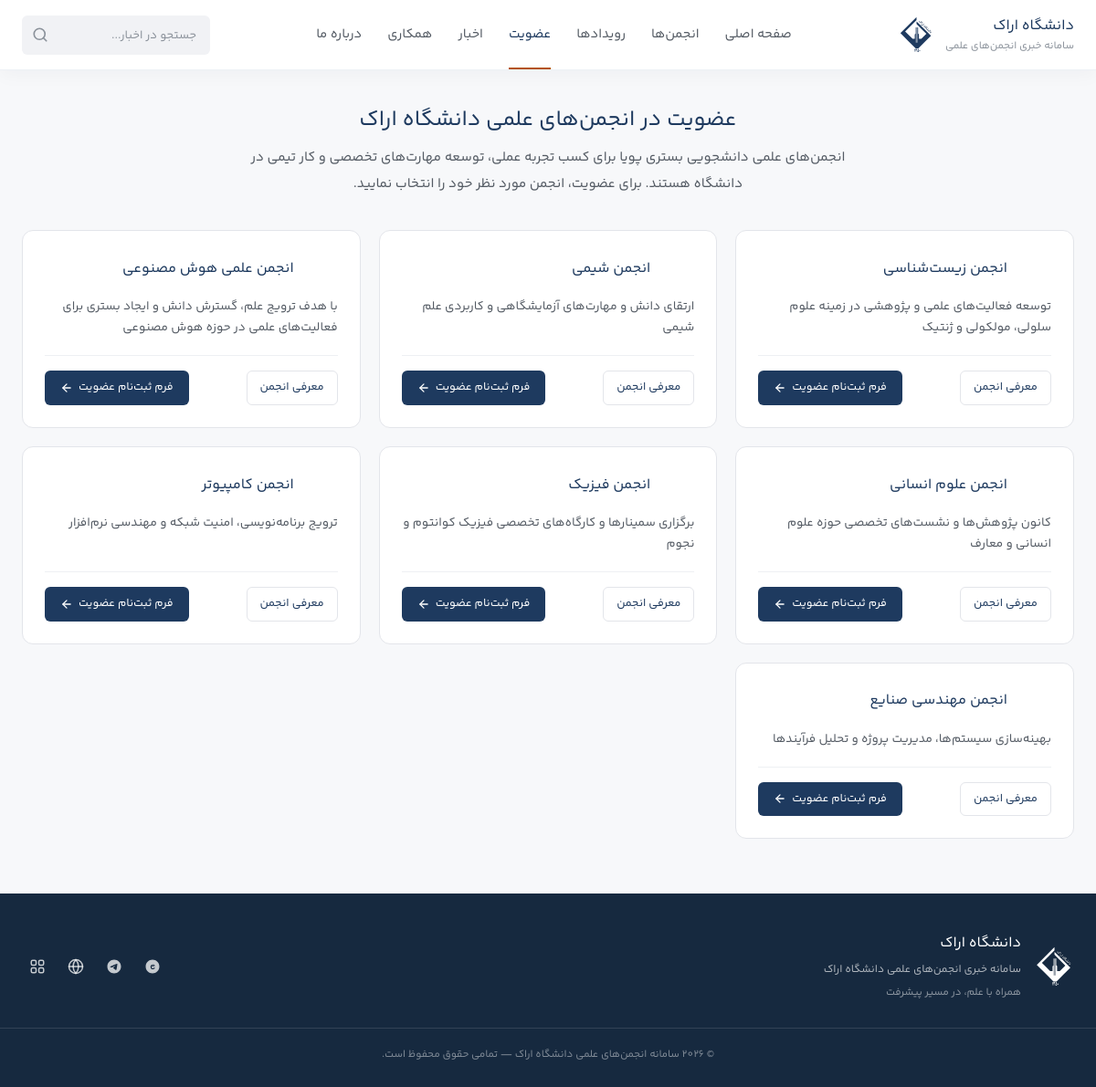
/membership.php, run on an earlier commit of the app's database.
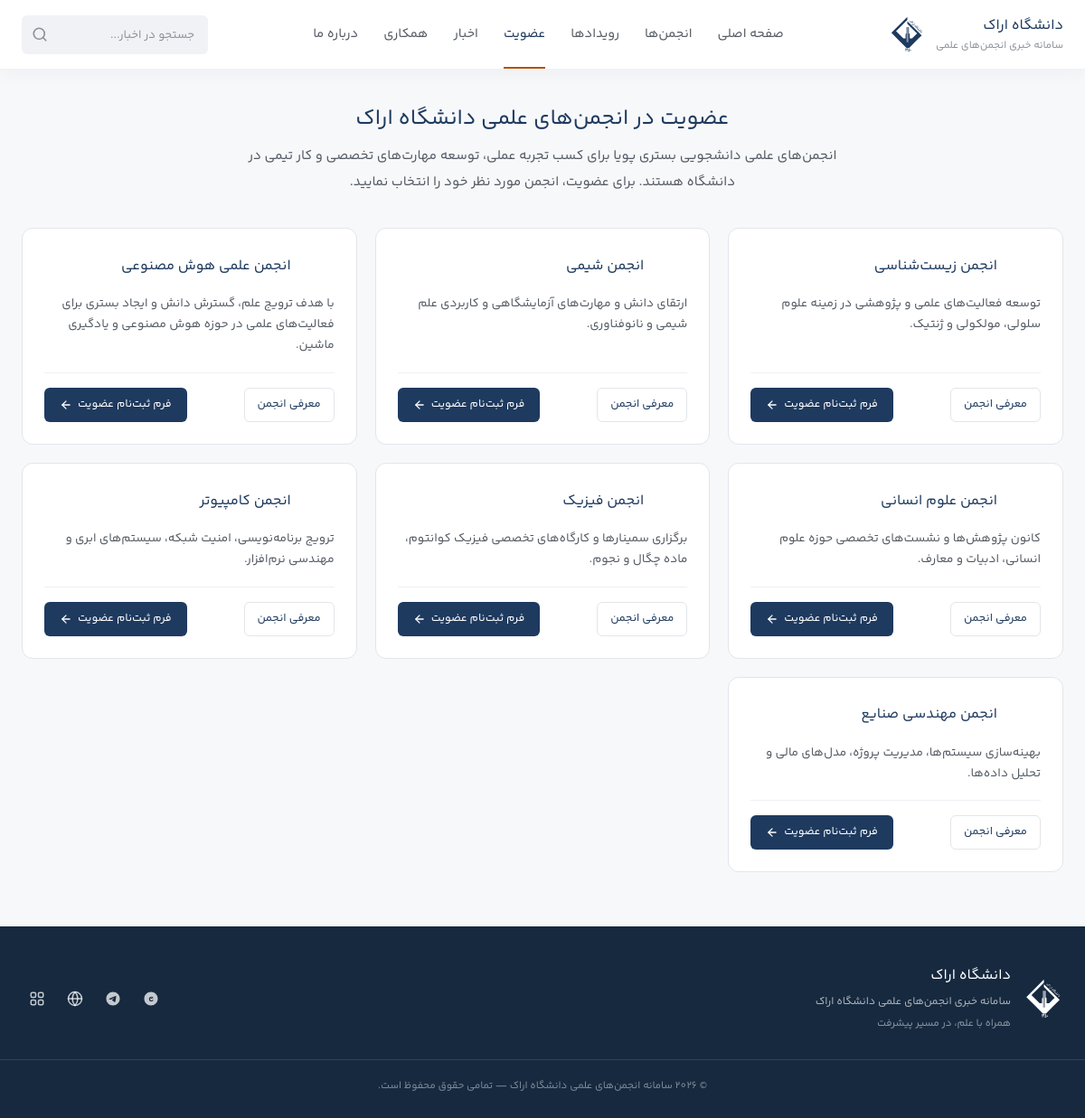
And on a later commit of the database.
### tables this page shows
CREATE TABLE IF NOT EXISTS `associations` (
  `id` int(11) NOT NULL AUTO_INCREMENT PRIMARY KEY,
  `name` varchar(255) NOT NULL,
  `description` text,
  `goals` text,
  `icon` varchar(255) DEFAULT NULL,
  `icon_key` varchar(50) DEFAULT 'general',
  `cover_image` varchar(255) DEFAULT NULL,
  `email` varchar(255) DEFAULT NULL,
  `phone` varchar(50) DEFAULT NULL,
  `telegram` varchar(100) DEFAULT NULL,
  `instagram` varchar(100) DEFAULT NULL,
  `linkedin` varchar(100) DEFAULT NULL,
  `website` varchar(255) DEFAULT NULL,
  `address` text,
  `membership_open` tinyint(1) DEFAULT 1
) DEFAULT CHARSET=utf8mb4;

CREATE TABLE IF NOT EXISTS `forms` (
  `id` int(11) NOT NULL AUTO_INCREMENT PRIMARY KEY,
  `association_id` int(11) NOT NULL DEFAULT 0,
  `type` enum('membership','event','cooperation','custom') NOT NULL DEFAULT 'custom',
  `title` varchar(255) NOT NULL,
  `description` text DEFAULT NULL,
  `is_open` tinyint(1) NOT NULL DEFAULT 1,
  `opens_at` datetime DEFAULT NULL,
  `closes_at` datetime DEFAULT NULL,
  `capacity` int(11) NOT NULL DEFAULT 0,
  `created_at` datetime DEFAULT CURRENT_TIMESTAMP,
  KEY `idx_forms_assoc` (`association_id`, `type`)
) DEFAULT CHARSET=utf8mb4;

### membership.php (the view, shortened to what the changed rows need)
<?php
$page = 'membership';
require_once __DIR__ . '/includes/header.php';
require_once __DIR__ . '/includes/icons.php';
$stmt = $pdo->query("SELECT a.*, f.id AS form_id
                     FROM associations a
                     LEFT JOIN forms f ON f.association_id = a.id AND f.type = 'membership' AND f.is_open = 1
                     WHERE a.membership_open = 1
                     ORDER BY a.name ASC");
$assocs = $stmt->fetchAll();
?>
<section class="page-container container">
    <div class="page-header-box" style="text-align:center; max-width:680px; margin:0 auto 36px;">
        <h1 class="page-title">عضویت در انجمن‌های علمی دانشگاه اراک</h1>
    </div>
    <?php if ($assocs): ?>
        <div class="membership-grid" style="display:grid; grid-template-columns:repeat(auto-fill, minmax(320px, 1fr)); gap:20px;">
            <?php foreach ($assocs as $a):
                $link = !empty($a['form_id']) ? 'form.php?id=' . (int)$a['form_id'] : 'association.php?id=' . (int)$a['id'];
            ?>
                <div class="membership-card" style="background:var(--color-surface); border:1px solid var(--border-color); border-radius:var(--radius-lg); padding:24px; display:flex; flex-direction:column; justify-content:space-between; transition:border-color 0.15s ease;">
                    <div>
                        <div style="display:flex; align-items:center; gap:12px; margin-bottom:12px;">
                            <div style="width:36px; height:36px; color:var(--color-primary-navy); flex-shrink:0;">
                                <?= assocIconSvg(assocIconKey($a), '', 32) ?>
                            </div>
                            <h3 style="font-size:16px; font-weight:700; color:var(--color-primary-navy);">
                                <?= e($a['name']) ?>
                            </h3>
                        </div>
                        <p style="font-size:13.5px; color:var(--text-secondary); line-height:1.7; margin-bottom:18px;">
                            <?= e($a['description'] ?: 'پذیرش عضو جدید در کارگروه‌های تخصصی، رویدادها و روابط عمومی.') ?>
                        </p>
                    </div>
                    <div style="display:flex; align-items:center; justify-content:space-between; padding-top:16px; border-top:1px solid var(--border-subtle);">
                        <a href="association.php?id=<?= $a['id'] ?>" class="btn-secondary" style="font-size:12.5px; padding:6px 14px;">
                            معرفی انجمن
                        </a>
                        <a href="<?= $link ?>" class="btn-primary" style="font-size:12.5px; padding:6px 16px;">
                            فرم ثبت‌نام عضویت <?= svgIcon('arrow-left', '', 14) ?>
                        </a>
                    </div>
                </div>
            <?php endforeach; ?>
        </div>
    <?php endif; ?>
</section>
<?php include 'includes/footer.php'; ?>

### includes/header.php (shortened to what the changed rows need)
<?php
require_once __DIR__ . '/functions.php';
$page = $page ?? '';
$nav = [
    'home'         => ['index.php', 'صفحه اصلی'],
    'associations' => ['associations.php', 'انجمن‌ها'],
    'events'       => ['events.php', 'رویدادها'],
    'membership'   => ['membership.php', 'عضویت'],
    'news'         => ['news.php', 'اخبار'],
    'cooperation'  => ['cooperation.php', 'همکاری'],
    'about'        => ['about.php', 'درباره ما'],
];
?>
<!DOCTYPE html>
<html lang="fa" dir="rtl">
<head>
    <link rel="stylesheet" href="assets/css/style.css?v=<?= file_exists(__DIR__ . '/../assets/css/style.css') ? filemtime(__DIR__ . '/../assets/css/style.css') : '3.0' ?>">
<body>
<header class="main-header" id="mainHeader">
    <div class="container header-flex">
        <nav class="main-nav" id="mainNav">
            <ul class="nav-list">
                <?php foreach ($nav as $key => $item): ?>
                    <li class="nav-item">
                        <a href="<?= $item[0] ?>" class="nav-link <?= $page === $key ? 'active' : '' ?>">
                            <?= $item[1] ?>
                        </a>
                    </li>
                <?php endforeach; ?>
            </ul>
        </nav>
    </div>
</header>

### includes/icons.php (shortened to what the changed rows need)
<?php
function assocIconCatalog() {
    return [
        'ai'         => 'هوش مصنوعی',
        'humanities' => 'علوم انسانی',
        'biology'    => 'زیست‌شناسی',
        'physics'    => 'فیزیک',
        'chemistry'  => 'شیمی',
        'computer'   => 'کامپیوتر',
        'industrial' => 'مهندسی صنایع',
        'math'       => 'ریاضی',
        'general'    => 'عمومی',
    ];
}
function assocIconSvg($key, $class = '', $size = 40) {
    $attrs = 'width="' . (int)$size . '" height="' . (int)$size . '" viewBox="0 0 24 24" fill="none"'
        . ' stroke="currentColor" stroke-width="1.5" stroke-linecap="round" stroke-linejoin="round"'
        . ' aria-hidden="true" focusable="false"';
    $paths = [
        'ai' => '<circle cx="4.5" cy="7" r="1.6"/><circle cx="4.5" cy="17" r="1.6"/>'
              . '<circle cx="12" cy="12" r="1.6"/><circle cx="19.5" cy="12" r="1.6"/>'
              . '<path d="M6.1 7.5 10.5 11.1M6.1 16.5 10.5 12.9M13.6 12h4.3"/>',
        'humanities' => '<path d="M12 6.5C10.2 5 7.6 4.5 4 4.7v13c3.6-.2 6.2.3 8 1.8 1.8-1.5 4.4-2 8-1.8v-13c-3.6-.2-6.2.3-8 1.8Z"/>'
                      . '<path d="M12 6.5v13"/>',
        'biology' => '<path d="M8 3c0 4 8 4 8 8s-8 4-8 8"/>'
                   . '<path d="M16 3c0 4-8 4-8 8s8 4 8 8"/>'
                   . '<path d="M9 7h6M9 11h6M9 15h6"/>',
        'physics' => '<circle cx="12" cy="12" r="1.7"/>'
                   . '<ellipse cx="12" cy="12" rx="9" ry="4"/>'
                   . '<ellipse cx="12" cy="12" rx="9" ry="4" transform="rotate(60 12 12)"/>'
                   . '<ellipse cx="12" cy="12" rx="9" ry="4" transform="rotate(120 12 12)"/>',
        'chemistry' => '<path d="M10 3h4"/><path d="M10.5 3v5.2L5.4 17.4A2.4 2.4 0 0 0 7.6 21h8.8a2.4 2.4 0 0 0 2.2-3.6L13.5 8.2V3"/>'
                     . '<path d="M7.4 15h9.2"/>',
        'computer' => '<path d="m8.5 8-4.5 4 4.5 4"/><path d="m15.5 8 4.5 4-4.5 4"/><path d="m13.5 5-3 14"/>',
        'industrial' => '<circle cx="9.5" cy="9.5" r="3"/>'
                      . '<path d="M9.5 3.5v2M9.5 13.5v2M3.5 9.5h2M13.5 9.5h2M5.3 5.3l1.4 1.4M12.3 12.3l1.4 1.4M13.7 5.3l-1.4 1.4M6.7 12.3l-1.4 1.4"/>'
                      . '<path d="m3 20 4.5-4.5L11 19l4-5 6 6"/>',
        'math' => '<path d="M4 7h7M4 17h7M17.5 7v10M14.5 12h6"/>',
        'general' => '<path d="M4 20h16"/><path d="M6 20V7l6-3 6 3v13"/>'
                   . '<path d="M10 20v-4h4v4"/><path d="M10 11h1M13 11h1"/>',
    ];
    $body = $paths[$key] ?? $paths['general'];
    return '<svg ' . $attrs . '>' . $body . '</svg>';
}
function assocIconKey($row) {
    if (!empty($row['icon_key']) && isset(assocIconCatalog()[$row['icon_key']])) {
        return $row['icon_key'];
    }
    return 'general';
}

### includes/functions.php (shortened to what the changed rows need)
<?php
require_once __DIR__ . '/icons.php';
function e($s) { return htmlspecialchars((string)$s, ENT_QUOTES, 'UTF-8'); }
function svgIcon($name, $class = '', $size = null) {
    $szAttr = $size ? 'width="' . (int)$size . '" height="' . (int)$size . '"' : '';
    $cls = $class ? ' class="svg-icon ' . e($class) . '"' : ' class="svg-icon"';
    switch ($name) {
        case 'search':
            return '<svg ' . $cls . ' ' . $szAttr . ' viewBox="0 0 24 24" fill="none" stroke="currentColor" stroke-width="2.2" stroke-linecap="round" stroke-linejoin="round"><circle cx="11" cy="11" r="8"/><line x1="21" y1="21" x2="16.65" y2="16.65"/></svg>';
        case 'arrow-left':
            return '<svg ' . $cls . ' ' . $szAttr . ' viewBox="0 0 24 24" fill="none" stroke="currentColor" stroke-width="2.2" stroke-linecap="round" stroke-linejoin="round"><line x1="19" y1="12" x2="5" y2="12"/><polyline points="12 19 5 12 12 5"/></svg>';
        case 'close':
            return '<svg ' . $cls . ' ' . $szAttr . ' viewBox="0 0 24 24" fill="none" stroke="currentColor" stroke-width="2.5" stroke-linecap="round" stroke-linejoin="round"><line x1="18" y1="6" x2="6" y2="18"/><line x1="6" y1="6" x2="18" y2="18"/></svg>';
        case 'menu':
            return '<svg ' . $cls . ' ' . $szAttr . ' viewBox="0 0 24 24" fill="none" stroke="currentColor" stroke-width="2.2" stroke-linecap="round" stroke-linejoin="round"><line x1="3" y1="12" x2="21" y2="12"/><line x1="3" y1="6" x2="21" y2="6"/><line x1="3" y1="18" x2="21" y2="18"/></svg>';
        case 'telegram':
            return '<svg ' . $cls . ' ' . $szAttr . ' viewBox="0 0 24 24" fill="currentColor"><path d="M12 2C6.48 2 2 6.48 2 12s4.48 10 10 10 10-4.48 10-10S17.52 2 12 2zm4.64 6.8c-.15 1.58-.8 5.42-1.13 7.19-.14.75-.42 1-.68 1.03-.58.05-1.02-.38-1.58-.75-.88-.58-1.38-.94-2.23-1.5-.99-.65-.35-1.01.22-1.59.15-.15 2.71-2.48 2.76-2.69a.2.2 0 0 0-.05-.18c-.06-.05-.14-.03-.21-.02-.09.02-1.49.95-4.22 2.79-.4.27-.76.41-1.08.4-.36-.01-1.04-.2-1.55-.37-.63-.2-1.12-.31-1.08-.66.02-.18.27-.36.74-.55 2.92-1.27 4.86-2.11 5.83-2.51 2.78-1.16 3.35-1.36 3.73-1.36.08 0 .27.02.39.12.1.08.13.19.14.27-.01.06.01.24 0 .37z"/></svg>';
        case 'eitaa':
            return '<svg ' . $cls . ' ' . $szAttr . ' viewBox="0 0 24 24" fill="currentColor"><path d="M12 2C6.48 2 2 6.48 2 12s4.48 10 10 10 10-4.48 10-10S17.52 2 12 2zm3.3 12.6c-.6.9-1.6 1.4-2.8 1.4-1.9 0-3.4-1.5-3.4-3.5 0-2 1.5-3.5 3.4-3.5 1.5 0 2.7.9 3.2 2.2h-1.8c-.3-.5-.8-.8-1.4-.8-1 0-1.7.8-1.7 2.1 0 1.2.7 2.1 1.7 2.1.6 0 1.1-.3 1.4-.8h1.4v.8zm-2.8-2.6c-.6 0-1.1-.5-1.1-1.1s.5-1.1 1.1-1.1 1.1.5 1.1 1.1-.5 1.1-1.1 1.1z"/></svg>';
        case 'globe':
        case 'web':
        case 'website':
            return '<svg ' . $cls . ' ' . $szAttr . ' viewBox="0 0 24 24" fill="none" stroke="currentColor" stroke-width="2" stroke-linecap="round" stroke-linejoin="round"><circle cx="12" cy="12" r="10"/><line x1="2" y1="12" x2="22" y2="12"/><path d="M12 2a15.3 15.3 0 0 1 4 10 15.3 15.3 0 0 1-4 10 15.3 15.3 0 0 1-4-10 15.3 15.3 0 0 1 4-10z"/></svg>';
        case 'grid':
        case 'portal':
            return '<svg ' . $cls . ' ' . $szAttr . ' viewBox="0 0 24 24" fill="none" stroke="currentColor" stroke-width="2" stroke-linecap="round" stroke-linejoin="round"><rect x="3" y="3" width="7" height="7" rx="2"/><rect x="14" y="3" width="7" height="7" rx="2"/><rect x="14" y="14" width="7" height="7" rx="2"/><rect x="3" y="14" width="7" height="7" rx="2"/></svg>';
    }
}
?>

What changed in the data, as far as the page shows it:
no longer on this page (row edited): associations: name "انجمن علمی هوش مصنوعی", description "با هدف ترویج علم، گسترش دانش و ایجاد بستری برای فعالیت‌های علمی در حوزه هوش مصنوعی"
changed associations "انجمن زیست‌شناسی": description "توسعه فعالیت‌های علمی و پژوهشی در زمینه علوم سلولی، مولکولی و ژنتیک" → "توسعه فعالیت‌های علمی و پژوهشی در زمینه علوم سلولی، مولکولی و ژنتیک."
changed associations "انجمن شیمی": description "ارتقای دانش و مهارت‌های آزمایشگاهی و کاربردی علم شیمی" → "ارتقای دانش و مهارت‌های آزمایشگاهی و کاربردی علم شیمی و نانوفناوری."
added forms: association.name "انجمن علمی هوش مصنوعی", association.description "با هدف ترویج علم، گسترش دانش و ایجاد بستری برای فعالیت‌های علمی در حوزه هوش مصنوعی و یادگیری ماشین."
changed associations "انجمن علوم انسانی": description "کانون پژوهش‌ها و نشست‌های تخصصی حوزه علوم انسانی و معارف" → "کانون پژوهش‌ها و نشست‌های تخصصی حوزه علوم انسانی، ادبیات و معارف."
changed associations "انجمن فیزیک": description "برگزاری سمینارها و کارگاه‌های تخصصی فیزیک کوانتوم و نجوم" → "برگزاری سمینارها و کارگاه‌های تخصصی فیزیک کوانتوم، ماده چگال و نجوم."
changed associations "انجمن کامپیوتر": description "ترویج برنامه‌نویسی، امنیت شبکه و مهندسی نرم‌افزار" → "ترویج برنامه‌نویسی، امنیت شبکه، سیستم‌های ابری و مهندسی نرم‌افزار."
changed associations "انجمن مهندسی صنایع": description "بهینه‌سازی سیستم‌ها، مدیریت پروژه و تحلیل فرآیندها" → "بهینه‌سازی سیستم‌ها، مدیریت پروژه، مدل‌های مالی و تحلیل داده‌ها."
